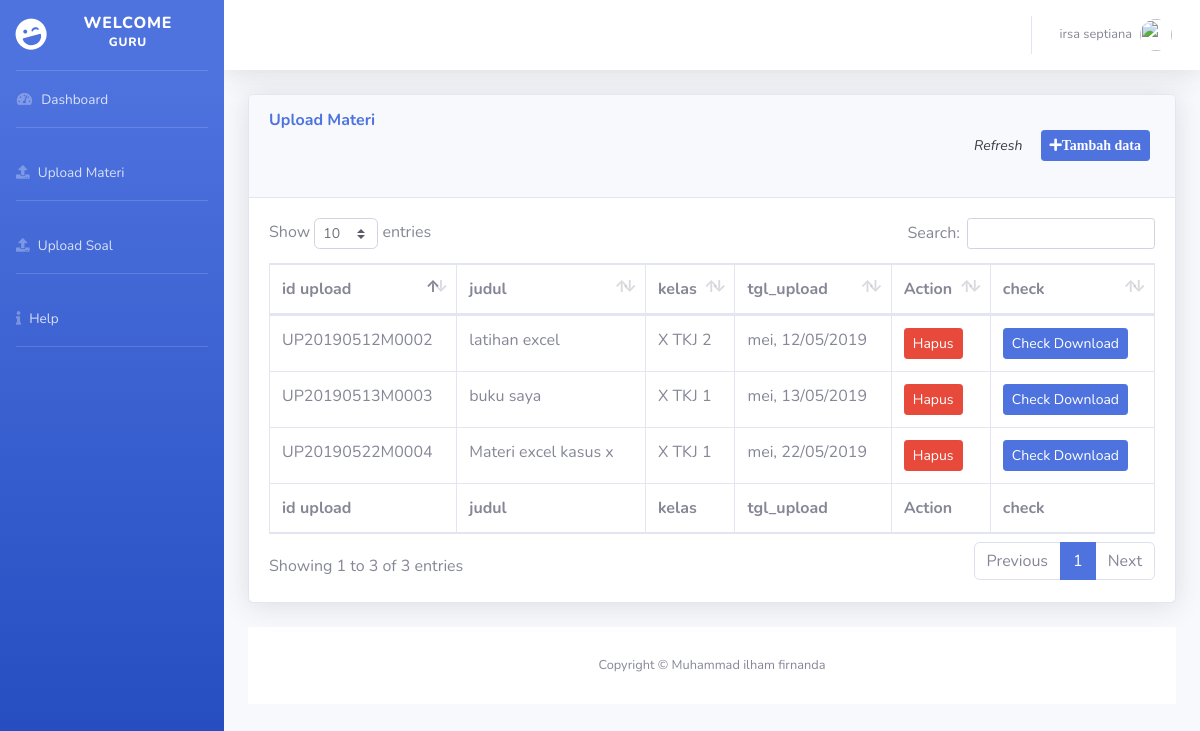
The page /guru/uploadMateri/data.php (signed in) on the database its author committed.
### tables this page shows
CREATE TABLE `guru` (
  `NIG` varchar(20) NOT NULL,
  `nama_guru` varchar(191) NOT NULL,
  `alamat` text NOT NULL,
  `jenis_kelamin` int(11) NOT NULL,
  `password` varchar(50) NOT NULL,
  `total_upload` int(150) NOT NULL,
  `status` int(11) NOT NULL,
  `status_pass` int(11) NOT NULL
);

CREATE TABLE `upload_materi` (
  `id_upload` varchar(50) NOT NULL,
  `judul` varchar(50) NOT NULL,
  `link` varchar(191) DEFAULT NULL,
  `file` varchar(191) DEFAULT NULL,
  `id_guru` varchar(50) NOT NULL,
  `kelas` int(50) NOT NULL,
  `gambar` varchar(50) DEFAULT NULL,
  `keterangan` text NOT NULL,
  `tgl_upload` date NOT NULL
);

CREATE TABLE `kelas` (
  `id_kelas` int(11) NOT NULL,
  `nama_kelas` varchar(50) NOT NULL,
  `jurusan` int(50) NOT NULL
);

### guru/_config/config.php (called while the page is built, shortened)
<?php
	function base_url($url = null){
		$base_url="http://localhost/smkmita/guru";
		if ($url!=null) {
			return $base_url."/".$url;
		}
		else{
			return $base_url;
		}
	}
	function tgl($tgl){
		$tanggal=substr($tgl,8,2);
		$bulan=substr($tgl,5,2);
		$tahun=substr($tgl,0,4);
		switch ($bulan){
			case '05':
			$tulis="mei";
			break;
		}
		return $tulis.", ".$tanggal."/".$bulan."/".$tahun;
	}
 ?>

### guru/uploadMateri/data.php (the view, shortened to what this page needs)
<?php
	include_once '../header.php';
 ?>
   <div class="card shadow mb-4">
            <div class="card-header py-3">
              <h6 class="m-0 font-weight-bold text-primary">Upload Materi</h6>
              <div style="margin-bottom: 20px; float: right;">
	            	<a href=""  class="btn btn-light btn-sm" style="margin-right: 5px;"><i class="glyphicon glyphicon-refresh" >Refresh</i></a>
                <button data-toggle="modal" data-target="#tambah" class="btn btn-primary btn-sm" style="margin-right: 5px;"><i class="fas fa-plus">Tambah data</i></button>
                </div>
            </div>
            <div class="card-body">
              <div class="table-responsive">
                <table class="table table-bordered table-hover" id="dataTable" width="100%" cellspacing="0">
                  <thead>
                    <tr>
                      <th>id upload</th>
                      <th>judul</th>
                      <th>kelas</th>
                      <th>tgl_upload</th>
                      <th>Action</th>
                      <th>check</th>
                    </tr>
                  </thead>
                  <tfoot>
                    <tr>
                      <th>id upload</th>
                      <th>judul</th>
                      <th>kelas</th>
                      <th>tgl_upload</th>
                      <th>Action</th>
                        <th>check</th>
                    </tr>
                  </tfoot>
                  <tbody>
                    <?php
                    $idguru=$_SESSION['guru'];
                    $dataupload=mysqli_query($con,"select * from upload_materi join kelas on upload_materi.kelas=kelas.id_kelas where id_guru='$idguru' ");
                    foreach ($dataupload as $upload ){ ?>
                    <tr>
                      <td><?=$upload['id_upload']?></td>
                      <td><?=$upload['judul']?></td>
                      <td><?=$upload['nama_kelas']?></td>
                      <td><?=tgl($upload['tgl_upload'])?></td>
                      <td> <a href="hapus.php?id=<?php echo $upload['id_upload'] ?>" class="btn-sm btn-danger btn" onclick="return confirm('yakin ingin menghapus file ini');">Hapus</a></td>
                      <td><a href="checkdownload.php?id=<?php echo $upload['id_upload']?>" class="btn-sm btn-primary btn">Check Download</a></td>
                    </tr>
                     <?php } ?>
 					</tbody>
                </table>
              </div>
            </div>
          </div>
 <?php
 	include_once '../footer.php';
 ?>

### guru/header.php (shortened to what this page needs)
<?php
include '../_config/config.php';
 ?>
<!DOCTYPE html>
<html lang="en">
<head>
  <link href="../asset/vendor/fontawesome-free/css/all.min.css" rel="stylesheet" type="text/css">
  <link href="../asset/css/sb-admin-2.min.css" rel="stylesheet">
    <link href="../asset/vendor/datatables/dataTables.bootstrap4.min.css" rel="stylesheet">
</head>
<body id="page-top">
  <div id="wrapper">
    <ul class="navbar-nav bg-gradient-primary sidebar sidebar-dark accordion" id="accordionSidebar">
      <a class="sidebar-brand d-flex align-items-center justify-content-center" href="index.html">
        <div class="sidebar-brand-icon rotate-n-15">
          <i class="fas fa-laugh-wink"></i>
        </div>
        <div class="sidebar-brand-text mx-3">Welcome <sup>Guru</sup></div>
      </a>
      <hr class="sidebar-divider my-0">
      <li class="nav-item">
        <a class="nav-link" href="<?=base_url('dashboard/dashboard.php');?>">
          <i class="fas fa-fw fa-tachometer-alt"></i>
          <span>Dashboard</span></a>
      </li>
      <hr class="sidebar-divider">
      <li class="nav-item">
        <a class="nav-link" href="<?=base_url('uploadMateri/data.php'); ?>">
         <i class="fas fa-upload"></i>
          <span>Upload Materi</span></a>
      </li>
      <hr class="sidebar-divider">
      <li class="nav-item">
        <a class="nav-link" href="<?=base_url('uploadSoal/data.php'); ?>">
        <i class="fas fa-upload"></i>
          <span>Upload Soal</span></a>
      </li>
      <hr class="sidebar-divider">
      <li class="nav-item">
        <a class="nav-link" href="<?=base_url('help/help.php'); ?>">
        <i class="fas fa-info"></i>
          <span>Help</span></a>
      </li>
      <hr class="sidebar-divider">
    </ul>
    <div id="content-wrapper" class="d-flex flex-column">
      <div id="content">
        <nav class="navbar navbar-expand navbar-light bg-white topbar mb-4 static-top shadow">
          <ul class="navbar-nav ml-auto">
            <li class="nav-item dropdown no-arrow">
              <a class="nav-link dropdown-toggle" href="#" id="userDropdown" role="button" data-toggle="dropdown" aria-haspopup="true" aria-expanded="false">
              	<?php
              	$user=$_SESSION['guru'];
              	$profil=mysqli_query($con,"select * from guru where NIG='$user'");
              	$data=mysqli_fetch_assoc($profil); ?>
                <span class="mr-2 d-none d-lg-inline text-gray-600 small"><?=$data['nama_guru'];  ?></span>
                <img class="img-profile rounded-circle" src="https://image.flaticon.com/icons/svg/17/17004.svg">
              </a>
            </li>
          </ul>
        </nav>
        <div class="container-fluid">

### rows shown on the page
guru: nama_guru "irsa septiana"
upload_materi: id_upload "UP20190512M0002", judul "latihan excel", kelas.nama_kelas "X TKJ 2", tgl_upload "mei, 12/05/2019"
upload_materi: id_upload "UP20190513M0003", judul "buku saya", kelas.nama_kelas "X TKJ 1", tgl_upload "mei, 13/05/2019"
upload_materi: id_upload "UP20190522M0004", judul "Materi excel kasus x", kelas.nama_kelas "X TKJ 1", tgl_upload "mei, 22/05/2019"
